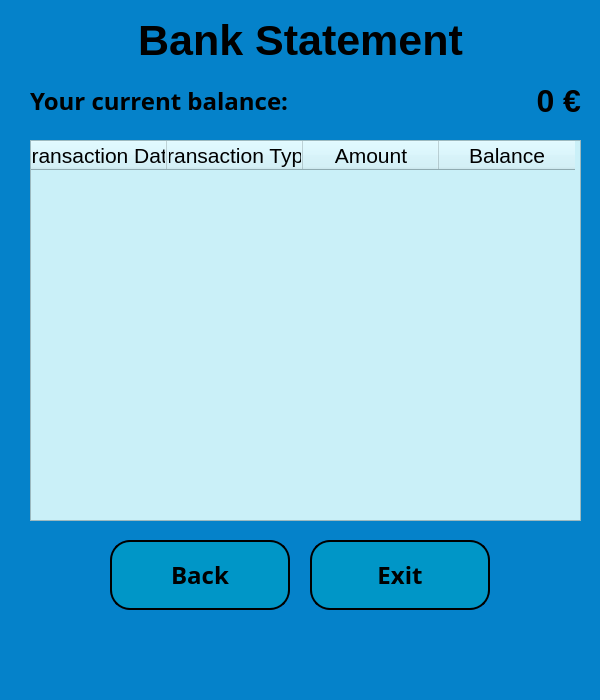
<?xml version="1.0" encoding="UTF-8"?>
<ui version="4.0">
 <class>customer_statement_window</class>
 <widget class="QMainWindow" name="customer_statement_window">
  <property name="windowModality">
   <enum>Qt::ApplicationModal</enum>
  </property>
  <property name="geometry">
   <rect>
    <x>0</x>
    <y>0</y>
    <width>600</width>
    <height>700</height>
   </rect>
  </property>
  <property name="minimumSize">
   <size>
    <width>600</width>
    <height>700</height>
   </size>
  </property>
  <property name="maximumSize">
   <size>
    <width>600</width>
    <height>700</height>
   </size>
  </property>
  <property name="contextMenuPolicy">
   <enum>Qt::DefaultContextMenu</enum>
  </property>
  <property name="acceptDrops">
   <bool>false</bool>
  </property>
  <property name="windowTitle">
   <string>Customer Bank Statement</string>
  </property>
  <property name="styleSheet">
   <string notr="true">background-color: rgb(5, 130, 202);</string>
  </property>
  <property name="inputMethodHints">
   <set>Qt::ImhNone</set>
  </property>
  <widget class="QWidget" name="centralwidget">
   <widget class="QLabel" name="csstatementwdw_lbl_heading">
    <property name="geometry">
     <rect>
      <x>30</x>
      <y>20</y>
      <width>541</width>
      <height>41</height>
     </rect>
    </property>
    <property name="font">
     <font>
      <family>.AppleSystemUIFont</family>
      <pointsize>32</pointsize>
      <weight>75</weight>
      <bold>true</bold>
     </font>
    </property>
    <property name="text">
     <string>Bank Statement</string>
    </property>
    <property name="alignment">
     <set>Qt::AlignCenter</set>
    </property>
   </widget>
   <widget class="QPushButton" name="csstatementwdw_btn_returnmain">
    <property name="enabled">
     <bool>true</bool>
    </property>
    <property name="geometry">
     <rect>
      <x>110</x>
      <y>540</y>
      <width>180</width>
      <height>70</height>
     </rect>
    </property>
    <property name="minimumSize">
     <size>
      <width>180</width>
      <height>70</height>
     </size>
    </property>
    <property name="maximumSize">
     <size>
      <width>180</width>
      <height>70</height>
     </size>
    </property>
    <property name="font">
     <font>
      <family>Bahnschrift SemiBold</family>
      <pointsize>18</pointsize>
      <weight>75</weight>
      <bold>true</bold>
     </font>
    </property>
    <property name="styleSheet">
     <string notr="true">QPushButton {
background-color: rgb(0, 150, 199);
   border-color: rgb(66, 167, 255);
   border-bottom-color: rgb(255, 255, 255);
   border:2px solid rgb(202, 240, 248);
   border-radius:20px;
   border-color: black;
}

QPushButton:hover {
     background-color: rgb(202, 240, 248);
     border:2px solid rgb(202, 240, 248);
}
    
   </string>
    </property>
    <property name="text">
     <string>Back</string>
    </property>
   </widget>
   <widget class="QPushButton" name="csstatementwdw_btn_exit">
    <property name="geometry">
     <rect>
      <x>310</x>
      <y>540</y>
      <width>180</width>
      <height>70</height>
     </rect>
    </property>
    <property name="minimumSize">
     <size>
      <width>180</width>
      <height>70</height>
     </size>
    </property>
    <property name="maximumSize">
     <size>
      <width>180</width>
      <height>16777215</height>
     </size>
    </property>
    <property name="font">
     <font>
      <family>Bahnschrift SemiBold</family>
      <pointsize>18</pointsize>
      <weight>75</weight>
      <bold>true</bold>
     </font>
    </property>
    <property name="styleSheet">
     <string notr="true">QPushButton {
background-color: rgb(0, 150, 199);
   border-color: rgb(66, 167, 255);
   border-bottom-color: rgb(255, 255, 255);
   border:2px solid rgb(202, 240, 248);
   border-radius:20px;
   border-color: black;
}

QPushButton:hover {
     background-color: rgb(202, 240, 248);
     border:2px solid rgb(202, 240, 248);
}
    
   </string>
    </property>
    <property name="text">
     <string>Exit</string>
    </property>
   </widget>
   <widget class="QTableWidget" name="csstatementwdw_tbl_statement">
    <property name="geometry">
     <rect>
      <x>30</x>
      <y>140</y>
      <width>551</width>
      <height>381</height>
     </rect>
    </property>
    <property name="minimumSize">
     <size>
      <width>551</width>
      <height>0</height>
     </size>
    </property>
    <property name="styleSheet">
     <string notr="true">background-color: rgb(202, 240, 248);</string>
    </property>
    <attribute name="horizontalHeaderMinimumSectionSize">
     <number>43</number>
    </attribute>
    <attribute name="horizontalHeaderDefaultSectionSize">
     <number>136</number>
    </attribute>
    <attribute name="verticalHeaderMinimumSectionSize">
     <number>28</number>
    </attribute>
    <attribute name="verticalHeaderDefaultSectionSize">
     <number>30</number>
    </attribute>
    <column>
     <property name="text">
      <string>Transaction Date</string>
     </property>
     <property name="font">
      <font>
       <pointsize>16</pointsize>
      </font>
     </property>
     <property name="textAlignment">
      <set>AlignCenter</set>
     </property>
    </column>
    <column>
     <property name="text">
      <string>Transaction Type</string>
     </property>
     <property name="font">
      <font>
       <pointsize>16</pointsize>
      </font>
     </property>
     <property name="textAlignment">
      <set>AlignCenter</set>
     </property>
    </column>
    <column>
     <property name="text">
      <string>Amount</string>
     </property>
     <property name="font">
      <font>
       <pointsize>16</pointsize>
      </font>
     </property>
     <property name="textAlignment">
      <set>AlignCenter</set>
     </property>
    </column>
    <column>
     <property name="text">
      <string>Balance</string>
     </property>
     <property name="font">
      <font>
       <pointsize>16</pointsize>
      </font>
     </property>
     <property name="textAlignment">
      <set>AlignCenter</set>
     </property>
    </column>
   </widget>
   <widget class="QWidget" name="layoutWidget">
    <property name="geometry">
     <rect>
      <x>30</x>
      <y>75</y>
      <width>551</width>
      <height>51</height>
     </rect>
    </property>
    <layout class="QHBoxLayout" name="horizontalLayout">
     <item>
      <widget class="QLabel" name="csstatementwdw_lbl_balanceheading">
       <property name="font">
        <font>
         <family>Bahnschrift SemiBold</family>
         <pointsize>18</pointsize>
         <weight>75</weight>
         <bold>true</bold>
        </font>
       </property>
       <property name="text">
        <string>Your current balance:</string>
       </property>
      </widget>
     </item>
     <item>
      <widget class="QLabel" name="csstatementwdw_lbl_balanceshow">
       <property name="font">
        <font>
         <family>.AppleSystemUIFont</family>
         <pointsize>24</pointsize>
         <weight>75</weight>
         <bold>true</bold>
        </font>
       </property>
       <property name="text">
        <string>0 €</string>
       </property>
       <property name="textFormat">
        <enum>Qt::AutoText</enum>
       </property>
       <property name="alignment">
        <set>Qt::AlignRight|Qt::AlignTrailing|Qt::AlignVCenter</set>
       </property>
      </widget>
     </item>
    </layout>
   </widget>
  </widget>
  <widget class="QMenuBar" name="menubar">
   <property name="geometry">
    <rect>
     <x>0</x>
     <y>0</y>
     <width>600</width>
     <height>21</height>
    </rect>
   </property>
  </widget>
  <widget class="QStatusBar" name="statusbar"/>
 </widget>
 <resources/>
 <connections/>
</ui>
